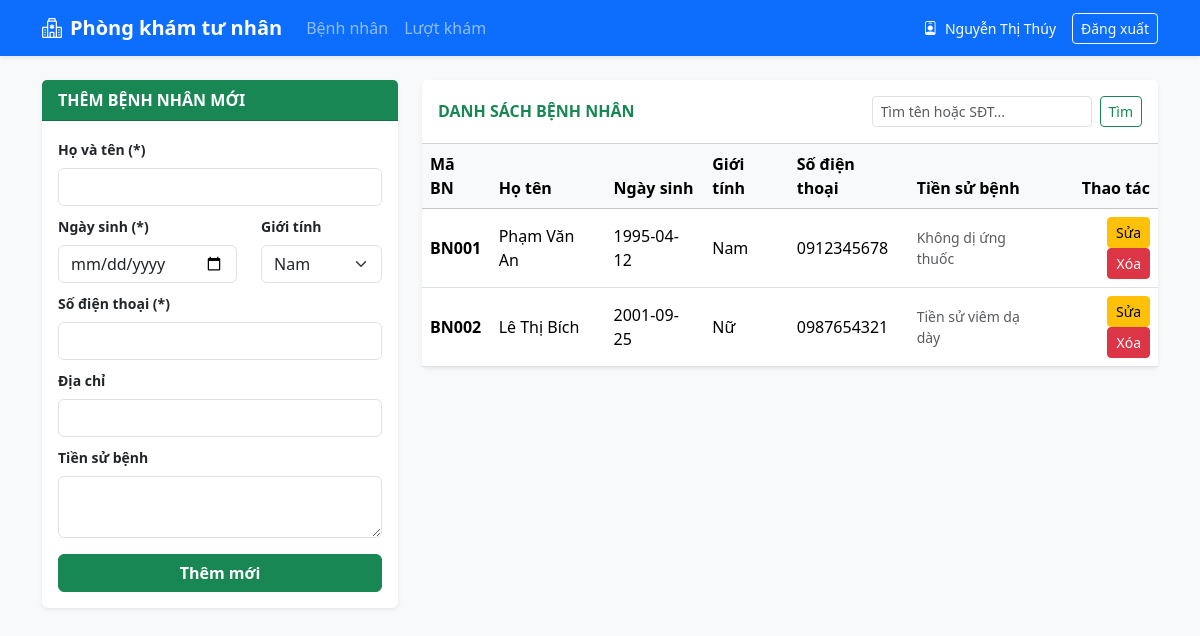
Page /index.php?page=benhnhan (signed in) on the committed database.
### tables this page shows
CREATE TABLE `benhnhan` (
  `MaBN` char(10) NOT NULL,
  `HoTenBN` varchar(100) NOT NULL,
  `NgaySinh` date NOT NULL,
  `GioiTinh` enum('Nam','Nữ','Khác') NOT NULL,
  `SoDienThoai` varchar(15) NOT NULL,
  `DiaChi` varchar(255) DEFAULT NULL,
  `TienSuBenh` text DEFAULT NULL,
  PRIMARY KEY (`MaBN`)
);

### controllers/BenhNhanController.php (called while the page is built, shortened)
<?php
require_once __DIR__ . '/../models/BenhNhanModel.php';
class BenhNhanController {
    private $model;
    public function __construct($db) {
        $this->model = new BenhNhanModel($db);
    }
    public function index() {
        $keyword = trim($_GET['keyword'] ?? '');
        $dsBenhNhan = $this->model->getAll($keyword);
        $editBN = null;
        require_once __DIR__ . '/../views/user/benhnhan/index.php';
    }
}

### models/BenhNhanModel.php (called while the page is built, shortened)
<?php
class BenhNhanModel{
    private $conn;
    public function __construct($db)
    {
       $this->conn = $db;
    }
    public function getAll($keyword = ''){
        return $this->conn->query("select * from benhnhan order by MaBN asc")->fetchAll();
    }
}

### views/user/benhnhan/index.php (the view, shortened to what this page needs)
<?php
require_once __DIR__ . '/../../layouts/user_header.php';
$editBN = $editBN ?? null;
$keyword = $keyword ?? '';
$dsBenhNhan = $dsBenhNhan ?? [];
?>
<div class="row g-4">
    <div class="col-md-4">
        <div class="card shadow-sm border-0">
            <div class="card-header bg-success text-white fw-bold">
                <?= $editBN ? 'CẬP NHẬT BỆNH NHÂN (' . htmlspecialchars($editBN['MaBN']) . ')' : 'THÊM BỆNH NHÂN MỚI' ?>
            </div>
            <div class="card-body">
                <form method="POST" action="index.php?page=benhnhan&action=save">
                    <div class="mb-2">
                        <label class="form-label small fw-semibold">Họ và tên (*)</label>
                        <input type="text" name="HoTenBN" class="form-control" required value="<?= htmlspecialchars($editBN['HoTenBN'] ?? '') ?>">
                    </div>
                    <div class="row mb-2">
                        <div class="col-7">
                            <label class="form-label small fw-semibold">Ngày sinh (*)</label>
                            <input type="date" name="NgaySinh" class="form-control" required value="<?= htmlspecialchars($editBN['NgaySinh'] ?? '') ?>">
                        </div>
                        <div class="col-5">
                            <label class="form-label small fw-semibold">Giới tính</label>
                            <select name="GioiTinh" class="form-select">
                                <?php foreach (['Nam', 'Nữ', 'Khác'] as $gt): ?>
                                    <option value="<?= $gt ?>" <?= (($editBN['GioiTinh'] ?? '') === $gt) ? 'selected' : '' ?>><?= $gt ?></option>
                                <?php endforeach; ?>
                            </select>
                        </div>
                    </div>
                    <div class="mb-2">
                        <label class="form-label small fw-semibold">Số điện thoại (*)</label>
                        <input type="text" name="SoDienThoai" class="form-control" required value="<?= htmlspecialchars($editBN['SoDienThoai'] ?? '') ?>">
                    </div>
                    <div class="mb-2">
                        <label class="form-label small fw-semibold">Địa chỉ</label>
                        <input type="text" name="DiaChi" class="form-control" value="<?= htmlspecialchars($editBN['DiaChi'] ?? '') ?>">
                    </div>
                    <div class="mb-3">
                        <label class="form-label small fw-semibold">Tiền sử bệnh</label>
                        <textarea name="TienSuBenh" class="form-control" rows="2"><?= htmlspecialchars($editBN['TienSuBenh'] ?? '') ?></textarea>
                    </div>
                    <div class="d-flex gap-2">
                        <button type="submit" class="btn btn-success w-100 fw-bold"><?= $editBN ? 'Lưu cập nhật' : 'Thêm mới' ?></button>
                    </div>
                </form>
            </div>
        </div>
    </div>
    <div class="col-md-8">
        <div class="card shadow-sm border-0">
            <div class="card-header bg-white d-flex justify-content-between align-items-center py-3">
                <h6 class="mb-0 fw-bold text-success">DANH SÁCH BỆNH NHÂN</h6>
                <form class="d-flex gap-2" method="GET" action="index.php">
                    <input type="text" name="keyword" class="form-control form-control-sm" placeholder="Tìm tên hoặc SĐT..." value="<?= htmlspecialchars($keyword) ?>">
                    <button class="btn btn-sm btn-outline-success" type="submit">Tìm</button>
                </form>
            </div>
            <div class="card-body p-0">
                <table class="table table-hover align-middle mb-0">
                    <thead class="table-light">
                        <tr>
                            <th>Mã BN</th>
                            <th>Họ tên</th>
                            <th>Ngày sinh</th>
                            <th>Giới tính</th>
                            <th>Số điện thoại</th>
                            <th>Tiền sử bệnh</th>
                            <th class="text-end">Thao tác</th>
                        </tr>
                    </thead>
                    <tbody>
                        <?php foreach ($dsBenhNhan as $bn): ?>
                        <tr>
                            <td class="fw-bold"><?= htmlspecialchars($bn['MaBN']) ?></td>
                            <td><?= htmlspecialchars($bn['HoTenBN']) ?></td>
                            <td><?= htmlspecialchars($bn['NgaySinh']) ?></td>
                            <td><?= htmlspecialchars($bn['GioiTinh']) ?></td>
                            <td><?= htmlspecialchars($bn['SoDienThoai']) ?></td>
                            <td class="small text-muted"><?= htmlspecialchars($bn['TienSuBenh']) ?></td>
                            <td class="text-end">
                                <a href="index.php?page=benhnhan&action=index&edit=<?= urlencode($bn['MaBN']) ?>" class="btn btn-sm btn-warning">Sửa</a>
                                <a href="index.php?page=benhnhan&action=delete&id=<?= urlencode($bn['MaBN']) ?>" class="btn btn-sm btn-danger" onclick="return confirm('Xóa bệnh nhân này?')">Xóa</a>
                            </td>
                        </tr>
                        <?php endforeach; ?>
                    </tbody>
                </table>
            </div>
        </div>
    </div>
</div>

### rows in the picture
benhnhan: MaBN "BN001", HoTenBN "Phạm Văn An", NgaySinh "1995-04-12", GioiTinh "Nam", SoDienThoai "0912345678", TienSuBenh "Không dị ứng thuốc"
benhnhan: MaBN "BN002", HoTenBN "Lê Thị Bích", NgaySinh "2001-09-25", GioiTinh "Nữ", SoDienThoai "0987654321", TienSuBenh "Tiền sử viêm dạ dày"

### other values in the picture
$_SESSION['user']['HoTen'] "Nguyễn Thị Thúy"
form field GioiTinh "Nam"
